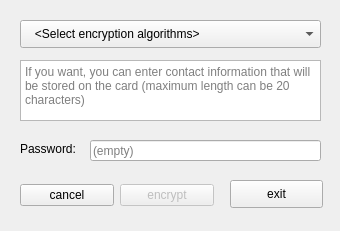
<?xml version="1.0" encoding="UTF-8"?>
<ui version="4.0">
 <class>Form</class>
 <widget class="QWidget" name="Form">
  <property name="geometry">
   <rect>
    <x>0</x>
    <y>0</y>
    <width>340</width>
    <height>231</height>
   </rect>
  </property>
  <property name="windowTitle">
   <string>SPMC</string>
  </property>
  <widget class="QComboBox" name="algorithmsList">
   <property name="geometry">
    <rect>
     <x>20</x>
     <y>20</y>
     <width>301</width>
     <height>28</height>
    </rect>
   </property>
   <property name="statusTip">
    <string/>
   </property>
   <property name="currentText">
    <string>   &lt;Select encryption algorithms&gt;</string>
   </property>
   <property name="duplicatesEnabled">
    <bool>false</bool>
   </property>
   <item>
    <property name="text">
     <string>   &lt;Select encryption algorithms&gt;</string>
    </property>
   </item>
  </widget>
  <widget class="QPlainTextEdit" name="contactDataTextEdit">
   <property name="geometry">
    <rect>
     <x>20</x>
     <y>60</y>
     <width>301</width>
     <height>61</height>
    </rect>
   </property>
   <property name="backgroundVisible">
    <bool>false</bool>
   </property>
   <property name="placeholderText">
    <string>If you want, you can enter contact information that will be stored on the card (maximum length can be 20 characters)</string>
   </property>
  </widget>
  <widget class="QLabel" name="labelCorrect">
   <property name="geometry">
    <rect>
     <x>100</x>
     <y>120</y>
     <width>221</width>
     <height>21</height>
    </rect>
   </property>
   <property name="text">
    <string/>
   </property>
   <property name="alignment">
    <set>Qt::AlignRight|Qt::AlignTrailing|Qt::AlignVCenter</set>
   </property>
  </widget>
  <widget class="QLabel" name="label">
   <property name="geometry">
    <rect>
     <x>20</x>
     <y>141</y>
     <width>71</width>
     <height>16</height>
    </rect>
   </property>
   <property name="text">
    <string>Password:</string>
   </property>
  </widget>
  <widget class="QLineEdit" name="passwordEdit">
   <property name="geometry">
    <rect>
     <x>90</x>
     <y>140</y>
     <width>231</width>
     <height>21</height>
    </rect>
   </property>
   <property name="echoMode">
    <enum>QLineEdit::NoEcho</enum>
   </property>
   <property name="placeholderText">
    <string>(empty)</string>
   </property>
   <property name="clearButtonEnabled">
    <bool>true</bool>
   </property>
  </widget>
  <widget class="QPushButton" name="exitButton">
   <property name="geometry">
    <rect>
     <x>230</x>
     <y>180</y>
     <width>93</width>
     <height>28</height>
    </rect>
   </property>
   <property name="text">
    <string>exit</string>
   </property>
  </widget>
  <widget class="QWidget" name="horizontalLayoutWidget">
   <property name="geometry">
    <rect>
     <x>20</x>
     <y>180</y>
     <width>194</width>
     <height>31</height>
    </rect>
   </property>
   <layout class="QHBoxLayout" name="horizontalLayout">
    <item>
     <widget class="QPushButton" name="cancelButton">
      <property name="text">
       <string>cancel</string>
      </property>
     </widget>
    </item>
    <item>
     <widget class="QPushButton" name="encryptButton">
      <property name="enabled">
       <bool>false</bool>
      </property>
      <property name="text">
       <string>encrypt</string>
      </property>
      <property name="autoDefault">
       <bool>false</bool>
      </property>
      <property name="default">
       <bool>false</bool>
      </property>
      <property name="flat">
       <bool>false</bool>
      </property>
     </widget>
    </item>
   </layout>
  </widget>
 </widget>
 <resources/>
 <connections>
  <connection>
   <sender>algorithmsList</sender>
   <signal>currentIndexChanged(int)</signal>
   <receiver>Form</receiver>
   <slot>algorithmsListIndexChanged(int)</slot>
   <hints>
    <hint type="sourcelabel">
     <x>93</x>
     <y>24</y>
    </hint>
    <hint type="destinationlabel">
     <x>106</x>
     <y>11</y>
    </hint>
   </hints>
  </connection>
  <connection>
   <sender>contactDataTextEdit</sender>
   <signal>textChanged()</signal>
   <receiver>Form</receiver>
   <slot>textEditTextChanged()</slot>
   <hints>
    <hint type="sourcelabel">
     <x>43</x>
     <y>91</y>
    </hint>
    <hint type="destinationlabel">
     <x>9</x>
     <y>55</y>
    </hint>
   </hints>
  </connection>
  <connection>
   <sender>cancelButton</sender>
   <signal>pressed()</signal>
   <receiver>Form</receiver>
   <slot>cancelButtonPressed()</slot>
   <hints>
    <hint type="sourcelabel">
     <x>76</x>
     <y>197</y>
    </hint>
    <hint type="destinationlabel">
     <x>13</x>
     <y>216</y>
    </hint>
   </hints>
  </connection>
  <connection>
   <sender>exitButton</sender>
   <signal>pressed()</signal>
   <receiver>Form</receiver>
   <slot>exitButtonPressed()</slot>
   <hints>
    <hint type="sourcelabel">
     <x>293</x>
     <y>194</y>
    </hint>
    <hint type="destinationlabel">
     <x>289</x>
     <y>213</y>
    </hint>
   </hints>
  </connection>
  <connection>
   <sender>encryptButton</sender>
   <signal>pressed()</signal>
   <receiver>Form</receiver>
   <slot>encryptButtonPressed()</slot>
   <hints>
    <hint type="sourcelabel">
     <x>147</x>
     <y>194</y>
    </hint>
    <hint type="destinationlabel">
     <x>134</x>
     <y>218</y>
    </hint>
   </hints>
  </connection>
 </connections>
 <slots>
  <slot>algorithmsListIndexChanged(int)</slot>
  <slot>textEditTextChanged()</slot>
  <slot>cancelButtonPressed()</slot>
  <slot>exitButtonPressed()</slot>
  <slot>encryptButtonPressed()</slot>
 </slots>
</ui>
